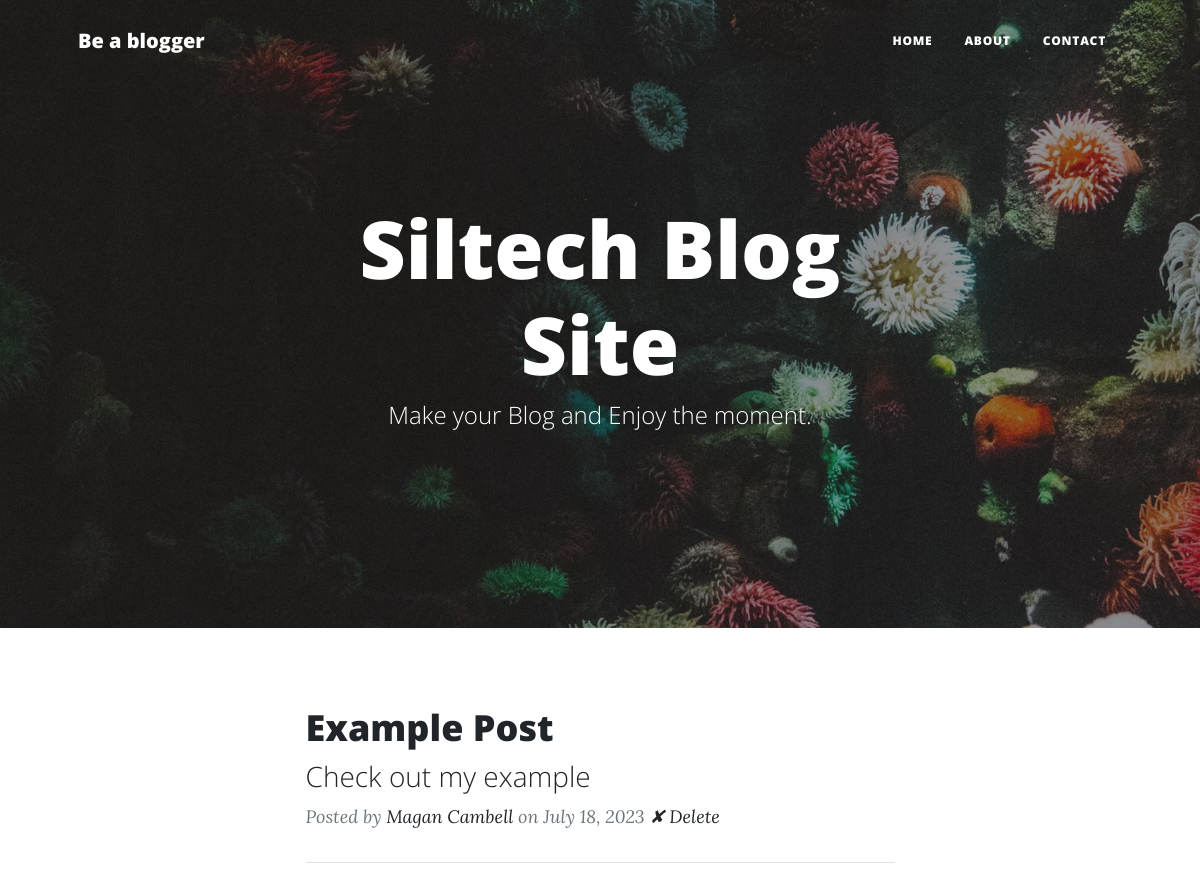
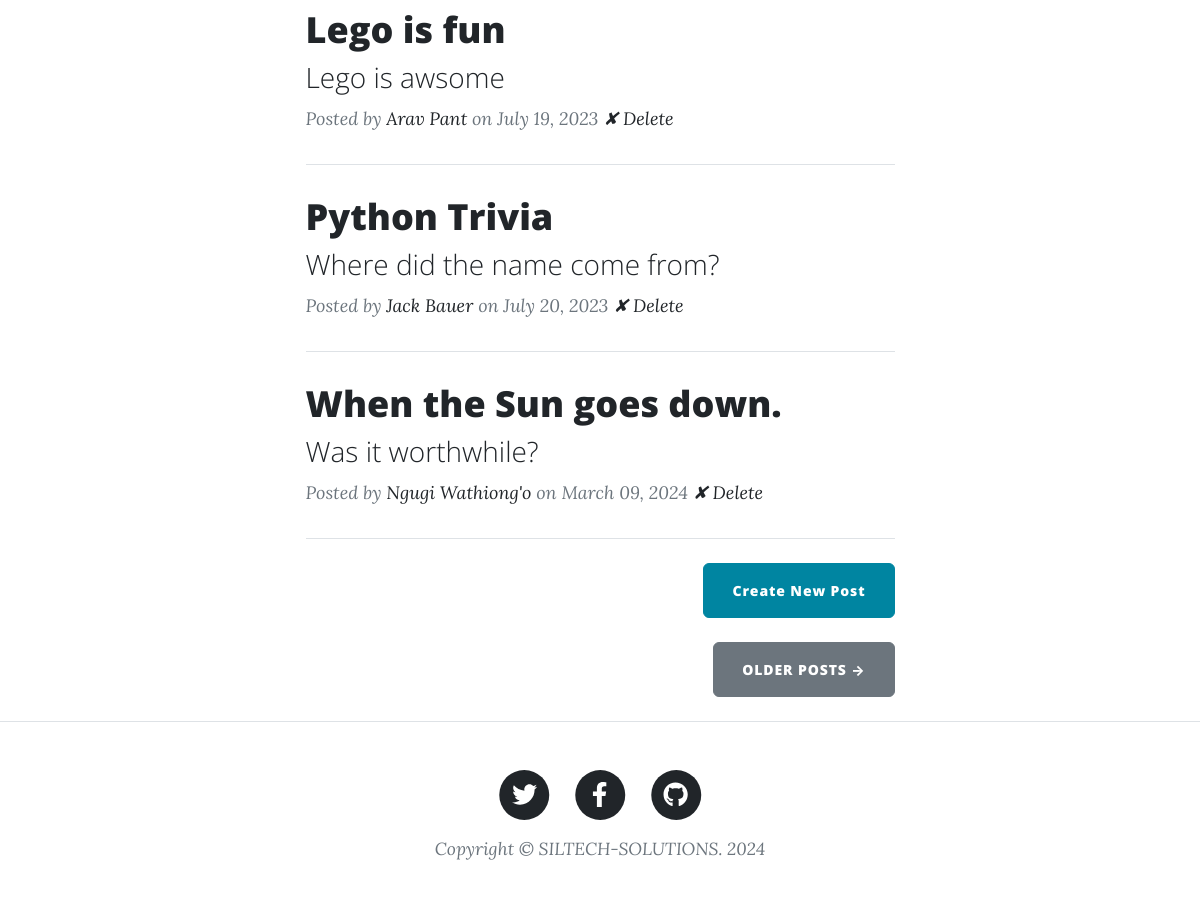
The page / on the database its author committed (2 pictures, top to bottom).
### main.py (models this page shows)
class BlogPost(db.Model):
    id: Mapped[int] = mapped_column(Integer, primary_key=True)
    title: Mapped[str] = mapped_column(String(250), unique=True, nullable=False)
    subtitle: Mapped[str] = mapped_column(String(250), nullable=False)
    date: Mapped[str] = mapped_column(String(250), nullable=False)
    body: Mapped[str] = mapped_column(Text, nullable=False)
    author: Mapped[str] = mapped_column(String(250), nullable=False)
    img_url: Mapped[str] = mapped_column(String(250), nullable=False)

### main.py (the view)
@app.route('/', methods=['GET'])
def get_all_posts():
    year = date.today().strftime('%Y')
    with app.app_context():
        result = db.session.execute(db.select(BlogPost).order_by(BlogPost.title))
        all_posts = result.scalars()
        posts = [post for post in all_posts]
    return render_template("index.html", all_posts=posts, year=year)

### templates/index.html
{% include "header.html" %}
<header
  class="masthead"
  style="background-image: url('../static/assets/img/home-bg.jpg')"
>
  <div class="container position-relative px-4 px-lg-5">
    <div class="row gx-4 gx-lg-5 justify-content-center">
      <div class="col-md-10 col-lg-8 col-xl-7">
        <div class="site-heading">
          <h1>Siltech Blog Site</h1>
          <span class="subheading">Make your Blog and Enjoy the moment.</span>
        </div>
      </div>
    </div>
  </div>
</header>
<div class="container px-4 px-lg-5">
  <div class="row gx-4 gx-lg-5 justify-content-center">
    <div class="col-md-10 col-lg-8 col-xl-7">
      {% for post in all_posts %}
      <div class="post-preview">
        <a href="{{ url_for('show_post', post_id=post.id) }}">
          <h2 class="post-title">{{ post.title }}</h2>
          <h3 class="post-subtitle">{{ post.subtitle }}</h3>
        </a>
        <p class="post-meta">
          Posted by
          <a href="#">{{post.author}}</a>
          on {{post.date}}
          <a href="{{ url_for('delete_post', post_id=post.id) }}"> ✘ Delete</a>
        </p>
      </div>
      <hr class="my-4" />
      {% endfor %}
      <div class="d-flex justify-content-end mb-4">
        <a
          class="btn btn-primary float-right"
          href="{{ url_for('add_new_post') }}"
          >Create New Post</a
        >
      </div>
      <div class="d-flex justify-content-end mb-4">
        <a class="btn btn-secondary text-uppercase" href="#!">Older Posts →</a>
      </div>
    </div>
  </div>
</div>
{% include "footer.html" %}

### templates/header.html (shortened to what this page needs)
<!DOCTYPE html>
<html lang="en">
  <head>
    {% block styles %}
    {{ bootstrap.load_css() }}
    <link
      href="{{ url_for('static', filename='css/styles.css') }}"
      rel="stylesheet"
    />
    {% endblock %}
  </head>
  <body>
    <nav class="navbar navbar-expand-lg navbar-light" id="mainNav">
      <div class="container px-4 px-lg-5">
        <a class="navbar-brand" href="/">Be a blogger</a>
        <div class="collapse navbar-collapse" id="navbarResponsive">
          <ul class="navbar-nav ms-auto py-4 py-lg-0">
            <li class="nav-item">
              <a
                class="nav-link px-lg-3 py-3 py-lg-4"
                href="{{ url_for('get_all_posts') }}"
                >Home</a
              >
            </li>
            <li class="nav-item">
              <a
                class="nav-link px-lg-3 py-3 py-lg-4"
                href="{{ url_for('about') }}"
                >About</a
              >
            </li>
            <li class="nav-item">
              <a
                class="nav-link px-lg-3 py-3 py-lg-4"
                href="{{ url_for('contact') }}"
                >Contact</a
              >
            </li>
          </ul>
        </div>
      </div>
    </nav>

### templates/footer.html (shortened to what this page needs)
        <footer class="border-top">
          <div class="container px-4 px-lg-5">
              <div class="row gx-4 gx-lg-5 justify-content-center">
                  <div class="col-md-10 col-lg-8 col-xl-7">
                      <ul class="list-inline text-center">
                          <li class="list-inline-item">
                              <a href="#!">
                                  <span class="fa-stack fa-lg">
                                      <i class="fas fa-circle fa-stack-2x"></i>
                                      <i class="fab fa-twitter fa-stack-1x fa-inverse"></i>
                                  </span>
                              </a>
                          </li>
                          <li class="list-inline-item">
                              <a href="#!">
                                  <span class="fa-stack fa-lg">
                                      <i class="fas fa-circle fa-stack-2x"></i>
                                      <i class="fab fa-facebook-f fa-stack-1x fa-inverse"></i>
                                  </span>
                              </a>
                          </li>
                          <li class="list-inline-item">
                              <a href="#!">
                                  <span class="fa-stack fa-lg">
                                      <i class="fas fa-circle fa-stack-2x"></i>
                                      <i class="fab fa-github fa-stack-1x fa-inverse"></i>
                                  </span>
                              </a>
                          </li>
                      </ul>
                      <div class="small text-center text-muted fst-italic">Copyright &copy; SILTECH-SOLUTIONS. {{year}}</div>
                  </div>
              </div>
          </div>
      </footer>
  </body>
</html>

### rows shown on the page
BlogPost: title "Example Post", subtitle "Check out my example", author "Magan Cambell", date "July 18, 2023"
BlogPost: title "Lego is fun", subtitle "Lego is awsome", author "Arav Pant", date "July 19, 2023"
BlogPost: title "Python Trivia", subtitle "Where did the name come from?", author "Jack Bauer", date "July 20, 2023"
BlogPost: title "When the Sun goes down.", subtitle "Was it worthwhile?", author "Ngugi Wathiong'o", date "March 09, 2024"
